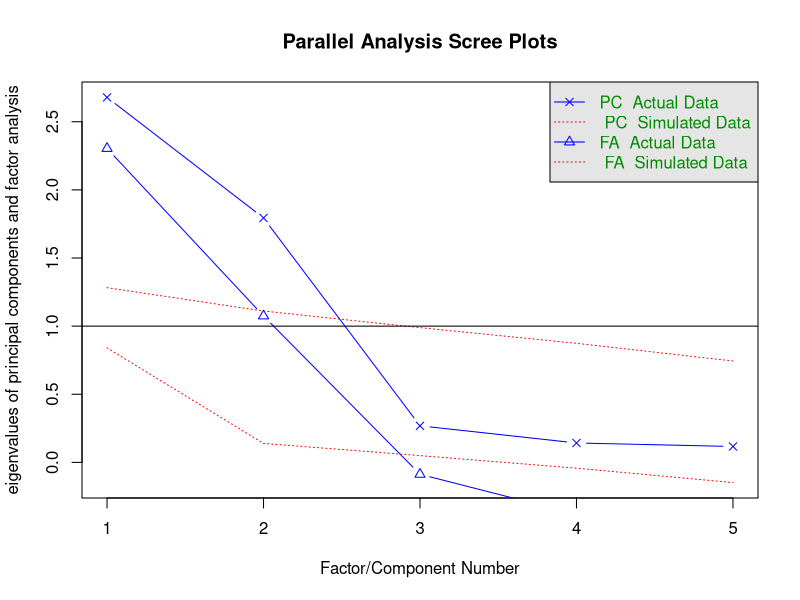
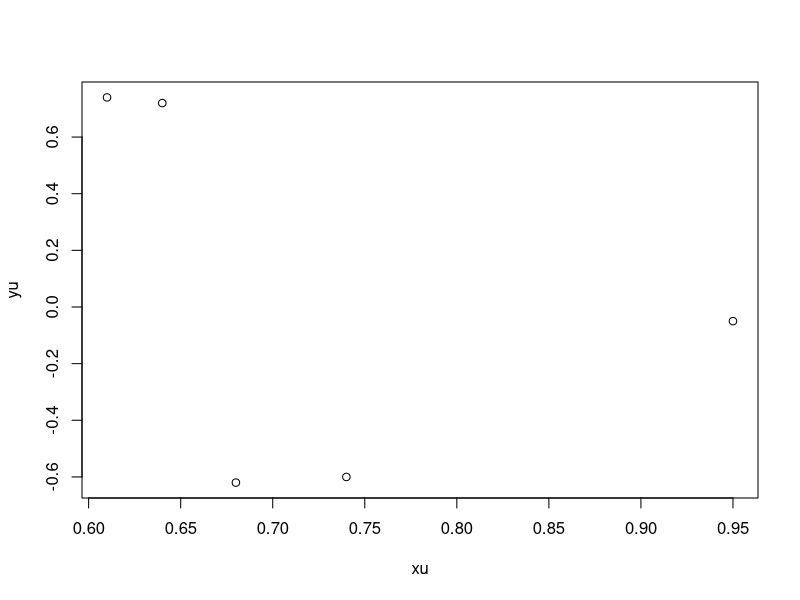
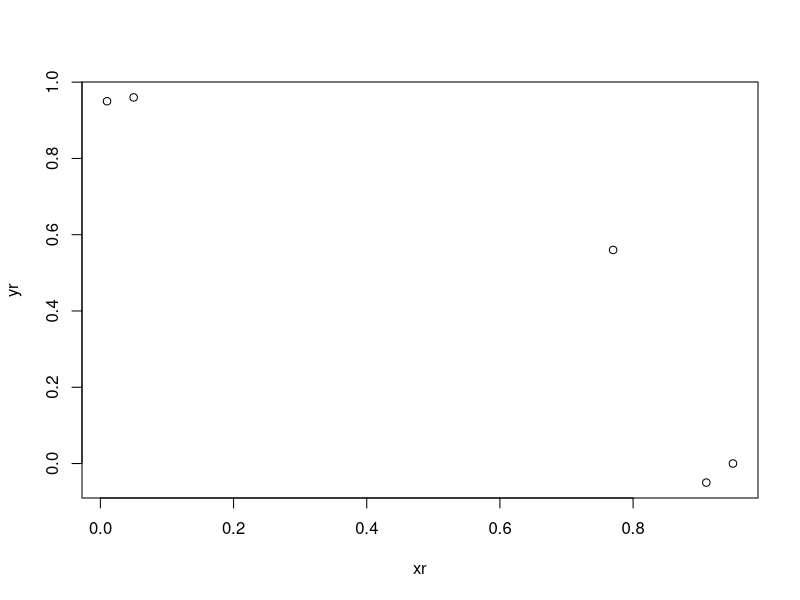

These figures' R source, in order:



cormatrix <- matrix(c(1,.85,.5,0,0,.85,1,.55,0,.05,.5,.55,1,.6,.72,0,0,.6,1,.77,0,.05,.72,.77,1), nrow = 5)

eigen_base <- matrix(c(.5,.5,.5,.5,.5), nrow = 5)
ones <- matrix(c(1,1,1,1,1), nrow = 1)

x1 <- cormatrix %*% eigen_base
eigen1 <- 1/1.685 * x1

x2 <- cormatrix %*% eigen1
eigen2 <- 1/2.713145 * x2
d <- abs(eigen1 - eigen2)
distance <- (ones %*% d)/5

x3 <- cormatrix %*% eigen2
eigen3 <- 1/2.682190 * x3
d <- abs(eigen2 - eigen3)
distance <- (ones %*% d)/5

# length of eigenvector = sqrt of sum of squared elements in eigen3
len <- sqrt(t(eigen3) %*% eigen3)

eigen <- 1/len[1,1] * eigen3


#eigen value = (eigen' * cormatrix * eigen)
corx = cormatrix %*% eigen
eigenvalue = t(eigen) %*% corx
eigenvalue

percent_var = eigenvalue[1,1]/5
percent_var

factor1_loadings <- sqrt(eigenvalue[1,1]) * eigen
factor1_loadings

(2.68 + 1.79)/5

library(psych)
fa.parallel(cormatrix)
full.fit <- principal(cormatrix, nfactors=5, rotate = "none")
print(full.fit)
full.fit$values
fit.two.norot <- principal(cormatrix, nfactors=2, rotate = "none")
print.psych(fit.two.norot)

fit.two.rot <- principal(cormatrix, nfactors=2, rotate = "varimax")
print.psych(fit.two.rot)

# Plot variable space w/o rotation
xu = c(.61,.64,.95,.68,.74)
yu = c(.74,.72,-.05,-.62,-.6)
plot(xu,yu)

# Plot variable space with rotation
xr = c(.01,.05,.77,.91,.95)
yr = c(.95,.96,.56,-.05,.0)
plot(xr,yr)

